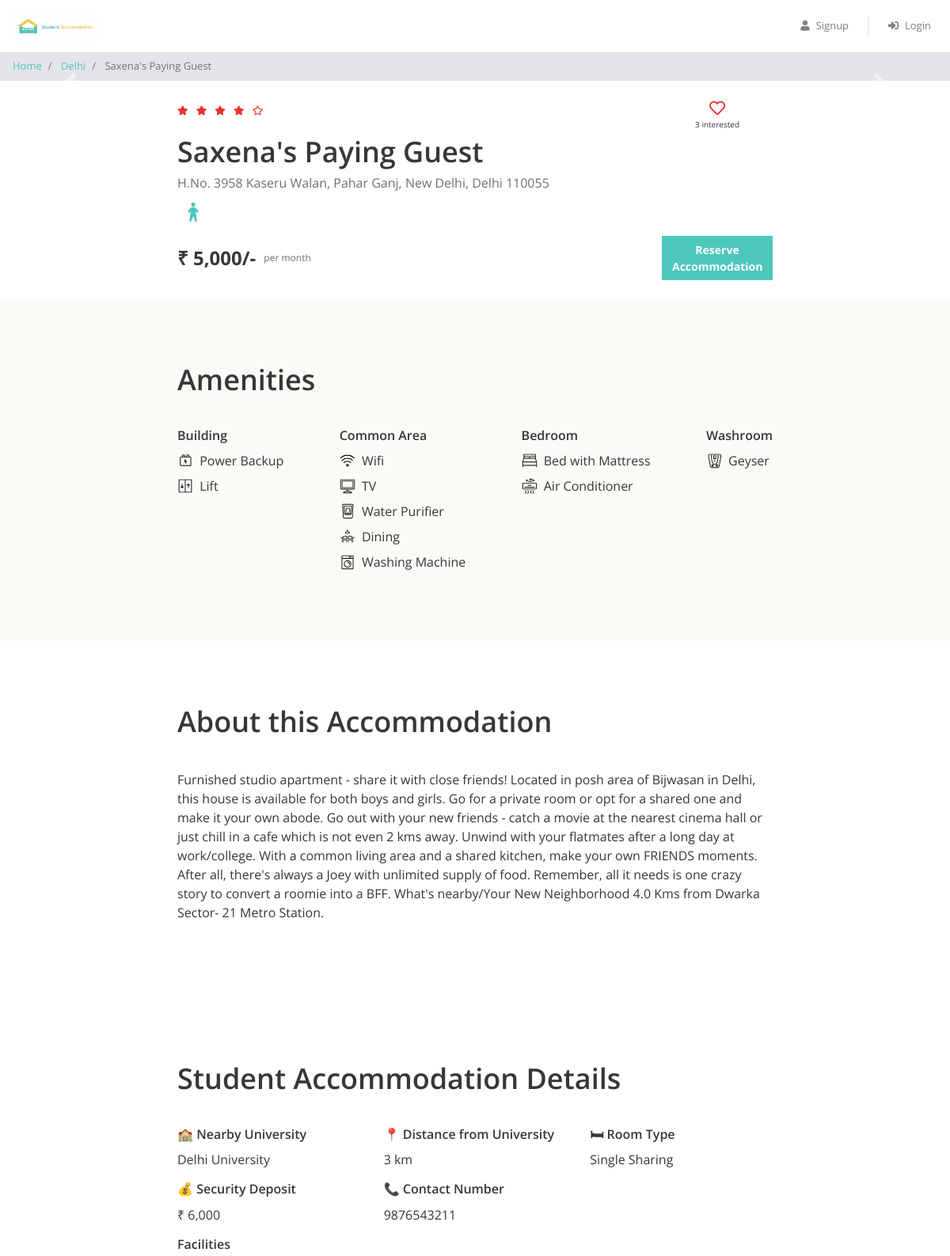
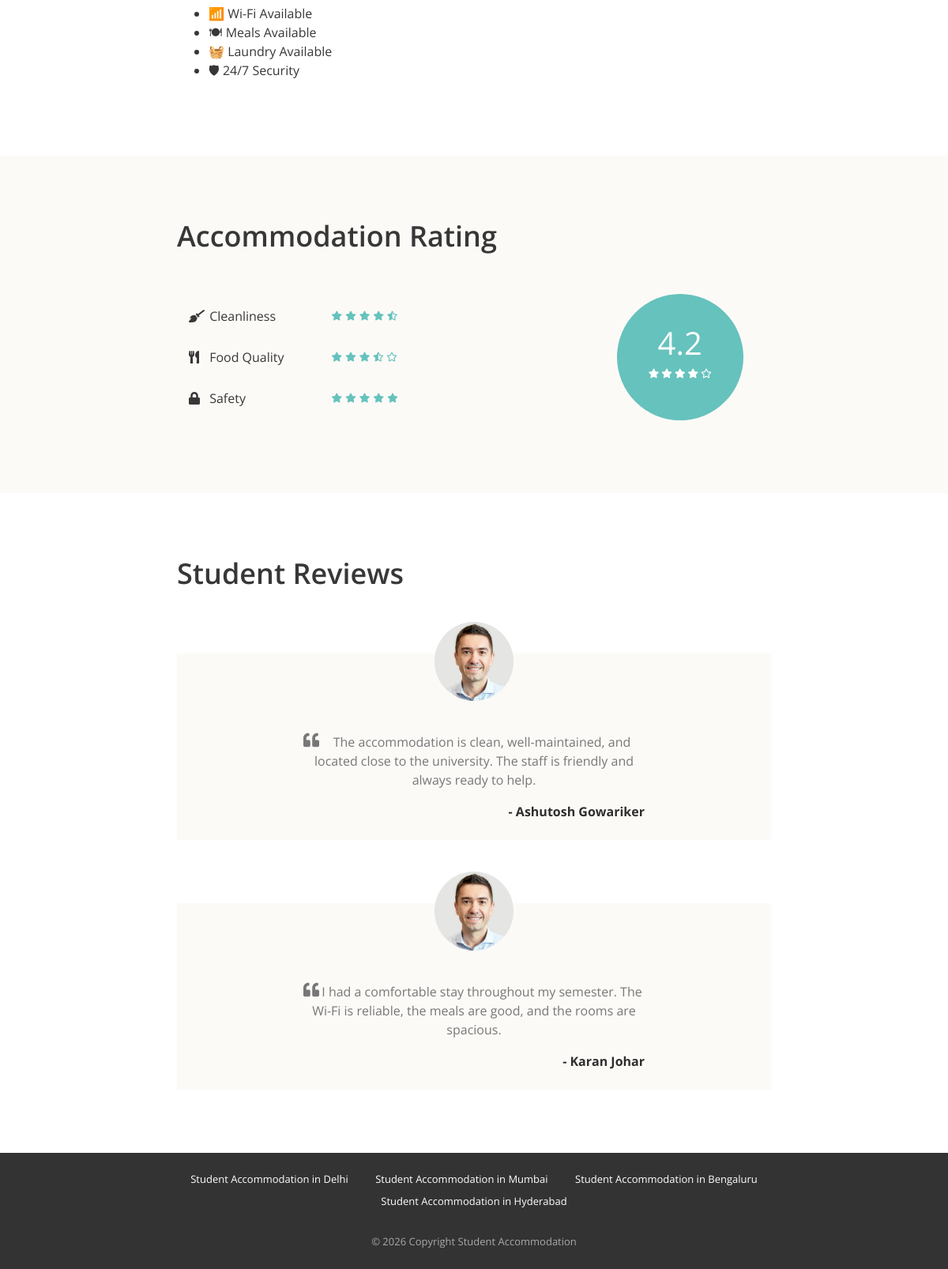
The page /property_detail.php?property_id=1 on the database its author committed (2 pictures, top to bottom).
### tables this page shows
CREATE TABLE `properties` (
  `id` int(11) NOT NULL,
  `city_id` int(11) NOT NULL,
  `name` varchar(100) NOT NULL,
  `address` varchar(255) NOT NULL,
  `description` longtext NOT NULL,
  `gender` enum('male','female','unisex') NOT NULL,
  `rent` int(11) NOT NULL,
  `rating_clean` float(2,1) NOT NULL,
  `rating_food` float(2,1) NOT NULL,
  `rating_safety` float(2,1) NOT NULL,
  `university_name` varchar(255) DEFAULT NULL,
  `university_distance` varchar(100) DEFAULT NULL,
  `room_type` varchar(100) DEFAULT NULL,
  `wifi` tinyint(1) DEFAULT 0,
  `meals` tinyint(1) DEFAULT 0,
  `laundry` tinyint(1) DEFAULT 0,
  `security` tinyint(1) DEFAULT 0,
  `deposit` int(11) DEFAULT NULL,
  `contact_number` varchar(15) DEFAULT NULL
);

CREATE TABLE `cities` (
  `id` int(11) NOT NULL,
  `name` varchar(100) NOT NULL
);

CREATE TABLE `amenities` (
  `id` int(11) NOT NULL,
  `name` varchar(100) NOT NULL,
  `type` varchar(100) NOT NULL,
  `icon` varchar(100) NOT NULL
);

CREATE TABLE `testimonials` (
  `id` int(11) NOT NULL,
  `property_id` int(11) NOT NULL,
  `user_name` varchar(100) NOT NULL,
  `content` text NOT NULL
);

### property_detail.php (the view, shortened to what this page needs)
<?php
require "includes/database_connect.php";
$property_id = $_GET["property_id"];
$sql_1 = "SELECT *, p.id AS property_id, p.name AS property_name, c.name AS city_name
            FROM properties p
            INNER JOIN cities c ON p.city_id = c.id
            WHERE p.id = $property_id";
$result_1 = mysqli_query($conn, $sql_1);
$property = mysqli_fetch_assoc($result_1);
$sql_2 = "SELECT * FROM testimonials WHERE property_id = $property_id";
$result_2 = mysqli_query($conn, $sql_2);
$testimonials = mysqli_fetch_all($result_2, MYSQLI_ASSOC);
$sql_3 = "SELECT a.*
            FROM amenities a
            INNER JOIN properties_amenities pa ON a.id = pa.amenity_id
            WHERE pa.property_id = $property_id";
$result_3 = mysqli_query($conn, $sql_3);
$amenities = mysqli_fetch_all($result_3, MYSQLI_ASSOC);
$sql_4 = "SELECT * FROM interested_users_properties WHERE property_id = $property_id";
$result_4 = mysqli_query($conn, $sql_4);
$interested_users_count = mysqli_num_rows($result_4);
?>
<!DOCTYPE html>
<html lang="en">
<head>
    <?php
    include "includes/head_links.php";
    ?>
    <link href="css/property_detail.css" rel="stylesheet" />
</head>
<body>
    <?php
    include "includes/header.php";
    ?>
    <nav aria-label="breadcrumb">
        <ol class="breadcrumb py-2">
            <li class="breadcrumb-item">
                <a href="index.php">Home</a>
            </li>
            <li class="breadcrumb-item">
                <a href="property_list.php?city=<?= $property['city_name']; ?>"><?= $property['city_name']; ?></a>
            </li>
            <li class="breadcrumb-item active" aria-current="page">
                <?= $property['property_name']; ?>
            </li>
        </ol>
    </nav>
    <div id="property-images" class="carousel slide" data-ride="carousel">
        <a class="carousel-control-prev" href="#property-images" role="button" data-slide="prev">
            <span class="carousel-control-prev-icon" aria-hidden="true"></span>
        </a>
        <a class="carousel-control-next" href="#property-images" role="button" data-slide="next">
            <span class="carousel-control-next-icon" aria-hidden="true"></span>
        </a>
    </div>
    <div class="property-summary page-container">
        <div class="row no-gutters justify-content-between">
            <?php
            $total_rating = ($property['rating_clean'] + $property['rating_food'] + $property['rating_safety']) / 3;
            $total_rating = round($total_rating, 1);
            ?>
            <div class="star-container" title="<?= $total_rating ?>">
                <?php
                $rating = $total_rating;
                for ($i = 0; $i < 5; $i++) {
                    if ($rating >= $i + 0.8) {
                ?>
                        <i class="fas fa-star"></i>
                    <?php
                    } elseif ($rating >= $i + 0.3) {
                    ?>
                        <i class="fas fa-star-half-alt"></i>
                    <?php
                    } else {
                    ?>
                        <i class="far fa-star"></i>
                <?php
                    }
                }
                ?>
            </div>
            <div class="interested-container">
<?php
$is_interested = false;
?>
<i
class="is-interested-image <?= $is_interested ? 'fas' : 'far' ?> fa-heart"
data-property-id="<?= $property_id ?>">
</i>
<div class="interested-text">
<span class="interested-user-count">
<?= $interested_users_count ?>
</span>
interested
</div>
</div>
        </div>
        <div class="detail-container">
            <div class="property-name"><?= $property['property_name'] ?></div>
            <div class="property-address"><?= $property['address'] ?></div>
            <div class="property-gender">
                <?php
                if ($property['gender'] == "male") {
                ?>
                    <img src="img/male.png">
                <?php
                } elseif ($property['gender'] == "female") {
                ?>
                    <img src="img/female.png">
                <?php
                } else {
                ?>
                    <img src="img/unisex.png">
                <?php
                }
                ?>
            </div>
        </div>
        <div class="row no-gutters">
            <div class="rent-container col-6">
                <div class="rent">₹ <?= number_format($property['rent']) ?>/-</div>
                <div class="rent-unit">per month</div>
            </div>
            <div class="button-container col-6">
                <a href="#" class="btn btn-primary">Reserve Accommodation</a>
            </div>
        </div>
    </div>
    <div class="property-amenities">
        <div class="page-container">
            <h1>Amenities</h1>
            <div class="row justify-content-between">
                <div class="col-md-auto">
                    <h5>Building</h5>
                    <?php
                    foreach ($amenities as $amenity) {
                        if ($amenity['type'] == "Building") {
                    ?>
                            <div class="amenity-container">
                                <img src="img/amenities/<?= $amenity['icon'] ?>.svg">
                                <span><?= $amenity['name'] ?></span>
                            </div>
                    <?php
                        }
                    }
                    ?>
                </div>
                <div class="col-md-auto">
                    <h5>Common Area</h5>
                    <?php
                    foreach ($amenities as $amenity) {
                        if ($amenity['type'] == "Common Area") {
                    ?>
                            <div class="amenity-container">
                                <img src="img/amenities/<?= $amenity['icon'] ?>.svg">
                                <span><?= $amenity['name'] ?></span>
                            </div>
                    <?php
                        }
                    }
                    ?>
                </div>
                <div class="col-md-auto">
                    <h5>Bedroom</h5>
                    <?php
                    foreach ($amenities as $amenity) {
                        if ($amenity['type'] == "Bedroom") {
                    ?>
                            <div class="amenity-container">
                                <img src="img/amenities/<?= $amenity['icon'] ?>.svg">
                                <span><?= $amenity['name'] ?></span>
                            </div>
                    <?php
                        }
                    }
                    ?>
                </div>
                <div class="col-md-auto">
                    <h5>Washroom</h5>
                    <?php
                    foreach ($amenities as $amenity) {
                        if ($amenity['type'] == "Washroom") {
                    ?>
                            <div class="amenity-container">
                                <img src="img/amenities/<?= $amenity['icon'] ?>.svg">
                                <span><?= $amenity['name'] ?></span>
                            </div>
                    <?php
                        }
                    }
                    ?>
                </div>
            </div>
        </div>
    </div>
    <div class="property-about page-container">
        <h1>About this Accommodation</h1>
        <p><?= $property['description'] ?></p>
    </div>
    <div class="property-about page-container">
    <h1>Student Accommodation Details</h1>
    <div class="row">
        <div class="col-md-4">
            <h5>🏫 Nearby University</h5>
            <p><?= $property['university_name']; ?></p>
        </div>
        <div class="col-md-4">
            <h5>📍 Distance from University</h5>
            <p><?= $property['university_distance']; ?></p>
        </div>
        <div class="col-md-4">
            <h5>🛏 Room Type</h5>
            <p><?= $property['room_type']; ?></p>
        </div>
        <div class="col-md-4">
            <h5>💰 Security Deposit</h5>
            <p>₹ <?= number_format($property['deposit']); ?></p>
        </div>
        <div class="col-md-4">
            <h5>📞 Contact Number</h5>
            <p><?= $property['contact_number']; ?></p>
        </div>
    </div>
    <h5>Facilities</h5>
    <ul>
        <?php if($property['wifi']) { ?>
            <li>📶 Wi-Fi Available</li>
        <?php } ?>
        <?php if($property['meals']) { ?>
            <li>🍽 Meals Available</li>
        <?php } ?>
        <?php if($property['laundry']) { ?>
            <li>🧺 Laundry Available</li>
        <?php } ?>
        <?php if($property['security']) { ?>
            <li>🛡 24/7 Security</li>
        <?php } ?>
    </ul>
</div>
    <div class="property-rating">
        <div class="page-container">
            <h1>Accommodation Rating</h1>
            <div class="row align-items-center justify-content-between">
                <div class="col-md-6">
                    <div class="rating-criteria row">
                        <div class="col-6">
                            <i class="rating-criteria-icon fas fa-broom"></i>
                            <span class="rating-criteria-text">Cleanliness</span>
                        </div>
                        <div class="rating-criteria-star-container col-6" title="<?= $property['rating_clean'] ?>">
                            <?php
                            $rating = $property['rating_clean'];
                            for ($i = 0; $i < 5; $i++) {
                                if ($rating >= $i + 0.8) {
                            ?>
                                    <i class="fas fa-star"></i>
                                <?php
                                } elseif ($rating >= $i + 0.3) {
                                ?>
                                    <i class="fas fa-star-half-alt"></i>
                                <?php
                                } else {
                                ?>
                                    <i class="far fa-star"></i>
                            <?php
                                }
                            }
                            ?>
                        </div>
                    </div>
                    <div class="rating-criteria row">
                        <div class="col-6">
                            <i class="rating-criteria-icon fas fa-utensils"></i>
                            <span class="rating-criteria-text">Food Quality</span>
                        </div>
                        <div class="rating-criteria-star-container col-6" title="<?= $property['rating_food'] ?>">
                            <?php
                            $rating = $property['rating_food'];
                            for ($i = 0; $i < 5; $i++) {
                                if ($rating >= $i + 0.8) {
                            ?>
                                    <i class="fas fa-star"></i>
                                <?php
                                } elseif ($rating >= $i + 0.3) {
                                ?>
                                    <i class="fas fa-star-half-alt"></i>
                                <?php
                                } else {
                                ?>
                                    <i class="far fa-star"></i>
                            <?php
                                }
                            }
                            ?>
                        </div>
                    </div>
                    <div class="rating-criteria row">
                        <div class="col-6">
                            <i class="rating-criteria-icon fa fa-lock"></i>
                            <span class="rating-criteria-text">Safety</span>
                        </div>
                        <div class="rating-criteria-star-container col-6" title="<?= $property['rating_safety'] ?>">
                            <?php
                            $rating = $property['rating_safety'];
                            for ($i = 0; $i < 5; $i++) {
                                if ($rating >= $i + 0.8) {
                            ?>
                                    <i class="fas fa-star"></i>
                                <?php
                                } elseif ($rating >= $i + 0.3) {
                                ?>
                                    <i class="fas fa-star-half-alt"></i>
                                <?php
                                } else {
                                ?>
                                    <i class="far fa-star"></i>
                            <?php
                                }
                            }
                            ?>
                        </div>
                    </div>
                </div>
                <div class="col-md-4">
                    <div class="rating-circle">
                        <?php
                        $total_rating = ($property['rating_clean'] + $property['rating_food'] + $property['rating_safety']) / 3;
                        $total_rating = round($total_rating, 1);
                        ?>
                        <div class="total-rating"><?= $total_rating ?></div>
                        <div class="rating-circle-star-container">
                            <?php
                            $rating = $total_rating;
                            for ($i = 0; $i < 5; $i++) {
                                if ($rating >= $i + 0.8) {
                            ?>
                                    <i class="fas fa-star"></i>
                                <?php
                                } elseif ($rating >= $i + 0.3) {
                                ?>
                                    <i class="fas fa-star-half-alt"></i>
                                <?php
                                } else {
                                ?>
                                    <i class="far fa-star"></i>
                            <?php
                                }
                            }
                            ?>
                        </div>
                    </div>
                </div>
            </div>
        </div>
    </div>
    <div class="property-testimonials page-container">
        <h1>Student Reviews</h1>
        <?php
        foreach ($testimonials as $testimonial) {
        ?>
            <div class="testimonial-block">
                <div class="testimonial-image-container">
                    <img class="testimonial-img" src="img/man.png">
                </div>
                <div class="testimonial-text">
                    <i class="fa fa-quote-left" aria-hidden="true"></i>
                    <p><?= $testimonial['content'] ?></p>
                </div>
                <div class="testimonial-name">- <?= $testimonial['user_name'] ?></div>
            </div>
        <?php
        }
        ?>
    </div>
    <?php
include "includes/footer.php";
?>
</body>
</html>

### rows shown on the page
properties: city.name "Delhi", name "Saxena's Paying Guest", address "H.No. 3958 Kaseru Walan, Pahar Ganj, New Delhi, Delhi 110055", rent "5,000", description "Furnished studio apartment - share it with close friends! Located in posh area of Bijwasan in Delhi, this house is available for both boys and girls. Go for a private room or opt for a shared one and make it your own abode. Go out with your new friends - catch a movie at the nearest cinema hall or just chill in a cafe which is not even 2 kms away. Unwind with your flatmates after a long day at work/college. With a common living area and a shared kitchen, make your own FRIENDS moments. After all, there's always a Joey with unlimited supply of food. Remember, all it needs is one crazy story to convert a roomie into a BFF. What's nearby/Your New Neighborhood 4.0 Kms from Dwarka Sector- 21…", university_name "Delhi University", university_distance "3 km", room_type "Single Sharing", deposit "6,000", contact_number "9876543211", total_rating "4.2"
amenities: icon (picture), name "Power Backup"
amenities: icon (picture), name "Lift"
amenities: icon (picture), name "Wifi"
amenities: shows a picture, name "TV"
amenities: icon (picture), name "Water Purifier"
amenities: icon (picture), name "Dining"
amenities: icon (picture), name "Washing Machine"
amenities: shows a picture, name "Bed with Mattress"
amenities: shows a picture, name "Air Conditioner"
amenities: icon (picture), name "Geyser"
testimonials: content "The accommodation is clean, well-maintained, and located close to the university. The staff is friendly and always ready to help.", user_name "Ashutosh Gowariker"
testimonials: content "I had a comfortable stay throughout my semester. The Wi-Fi is reliable, the meals are good, and the rooms are spacious.", user_name "Karan Johar"

### other values the page prints
$interested_users_count "3"
